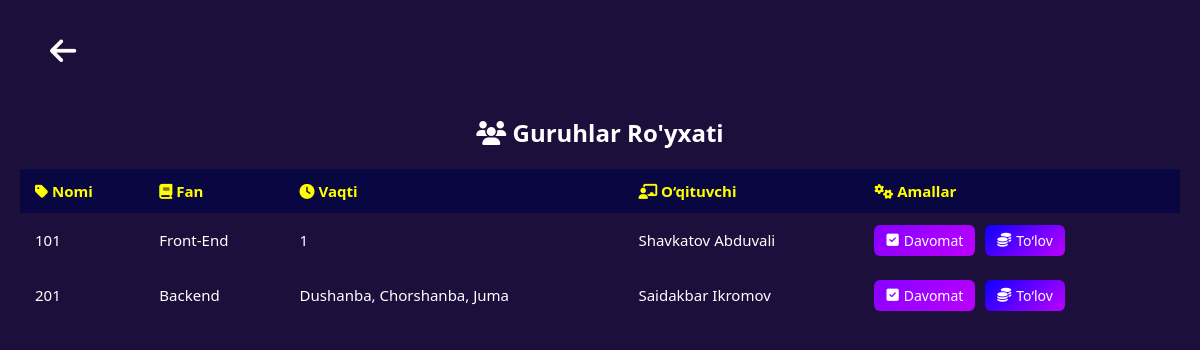
The app's page /groups/ with its own data.
### main/models.py (models this page shows, shortened)
class add_course_model(models.Model):
    name = models.CharField(max_length=150)
    time = models.CharField(max_length=90)
    course_price = models.CharField(max_length=150)
    department = models.CharField(max_length=150)
    description = models.TextField()
    days = models.CharField(max_length=200)
    professor = models.ForeignKey('ProfileUser', on_delete=models.CASCADE, limit_choices_to={'role': 'teacher'})

class ProfileUser(models.Model):
    ROLE_CHOICES = [
        ('teacher', "O'qituvchi"),
        ('student', "Talaba"),
    ]
    user = models.OneToOneField(User, on_delete=models.CASCADE, related_name='profile')
    role = models.CharField(max_length=10, choices=ROLE_CHOICES, default='student')
    full_name = models.CharField(max_length=150, null=True, blank=True)
    address = models.CharField(max_length=150, null=True, blank=True)
    phone_number = models.CharField(max_length=90, null=True, blank=True)
    birth_date = models.CharField(max_length=90, null=True, blank=True)
    description = models.TextField(blank=True, null=True)
    department = models.CharField(max_length=150, null=True, blank=True)
    profile_pic = models.ImageField(upload_to='profile_pics/', blank=True, null=True)
    group = models.ForeignKey('add_course_model', on_delete=models.SET_NULL, null=True, blank=True)
    is_approved = models.BooleanField(default=False)
    def __str__(self):
        return self.full_name

### main/views.py (the view)
# urls.py: path('groups/', all_groups_view, name='all_groups'),
def all_groups_view(request):
    groups = add_course_model.objects.all()
    return render(request, 'management/all_groups.html', {'groups': groups})

### main/context_processors.py (called while the page is built)
def unread_notifications_count(request):
    if request.user.is_authenticated:
        count = Notification.objects.filter(user=request.user, is_read=False).count()
        return {'unread_notifications_count': count}
    return {}

### templates/management/all_groups.html (shortened to what this page needs)
{% load static %}
<!DOCTYPE html>
<html lang="uz">
<head>
    <link rel="stylesheet" href="{% static 'style2.css' %}">
    <link rel="stylesheet" href="https://cdnjs.cloudflare.com/ajax/libs/font-awesome/6.5.0/css/all.min.css">
</head>
<body>
        <a href="/" class="back-btn" style="color: #2563eb;"><i class="fas fa-arrow-left"></i></a>
        <h2><i class="fas fa-users"></i> Guruhlar Ro'yxati</h2>
        <table>
            <thead>
                <tr>
                    <th><i class="fas fa-tag"></i> Nomi</th>
                    <th><i class="fas fa-book"></i> Fan</th>
                    <th class="otme"><i class="fas fa-clock"></i> Vaqti</th>
                    <th class="otme"><i class="fas fa-chalkboard-teacher"></i> O‘qituvchi</th>
                    <th><i class="fas fa-cogs"></i> Amallar</th>
                </tr>
            </thead>
            <tbody>
                {% for group in groups %}
                <tr>
                    <td>{{ group.name }}</td>
                    <td>{{ group.department }}</td>
                    <td class="otmen">{{ group.time }}</td>
                    <td class="otmen">{{ group.professor }}</td>
                    <td>
                        <a class="btn btn-davomat" href="{% url 'mark_attendance' group.id %}">
                            <i class="fas fa-check-square"></i> Davomat
                        </a>
                        <a class="btn btn-tolov" href="{% url 'students_in_group' group.id %}">
                            <i class="fas fa-coins"></i>
                            To‘lov
                        </a>
                    </td>
                </tr>
                {% endfor %}
            </tbody>
        </table>
</body>
</html>

### static/style2.css (style rules this page uses)
body { font-family: 'Segoe UI', sans-serif; background:#1d0f3c; margin: 0; padding: 20px; }
h2 { text-align: center; color: #fff; margin-bottom: 20px; font-size: 24px; }
table { width: 100%; border-collapse: collapse; margin-top: 10px; }
th, td { padding: 12px 15px; text-align: left; font-size: 15px; color: white; }
th { background-color: #090741; color: yellow; }
tr:nth-child(even) { background-color: rgba(29, 15, 60, 0.6); color: white; }
.btn { padding: 6px 12px; border: none; border-radius: 6px; text-decoration: none; font-size: 14px; margin-right: 6px; color: white; display: inline-flex; align-items: center; gap: 5px; transition: 0.3s; }
.btn-davomat { background: linear-gradient(135deg, #8600ff, #bb00ff); }
.btn-tolov { background: linear-gradient(135deg, #0d00ff, #bb00ff); }
.back-btn { display: inline-block; margin-bottom: 15px; color: white !important; text-decoration: none; font-size: 30px; background-color: rgba(29, 15, 60, 0.6); padding: 10px 30px; border-radius: 6px; transition: background 0.3s ease; }
.back-btn i { margin-right: 5px; }

### records on screen
add_course_model: name "101", department "Front-End", time "1", professor "Shavkatov Abduvali"
add_course_model: name "201", department "Backend", time "Dushanba, Chorshanba, Juma", professor "Saidakbar Ikromov"
